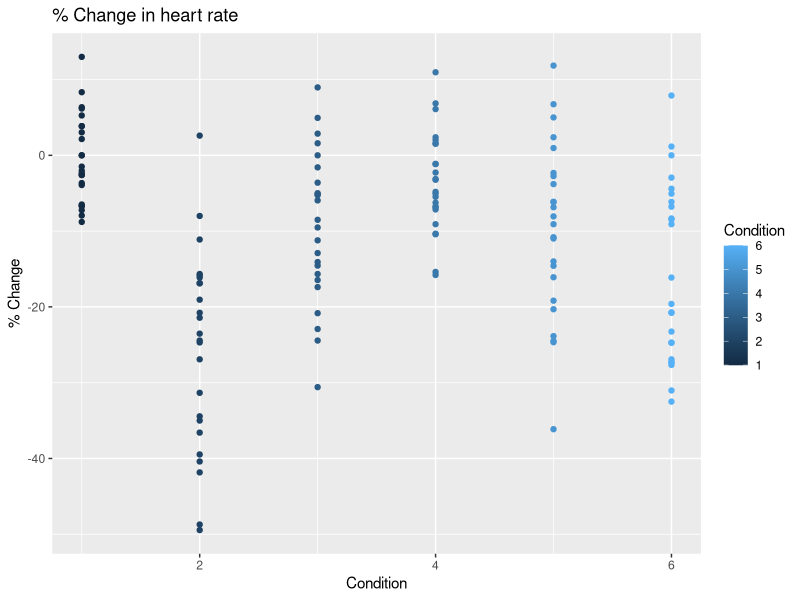
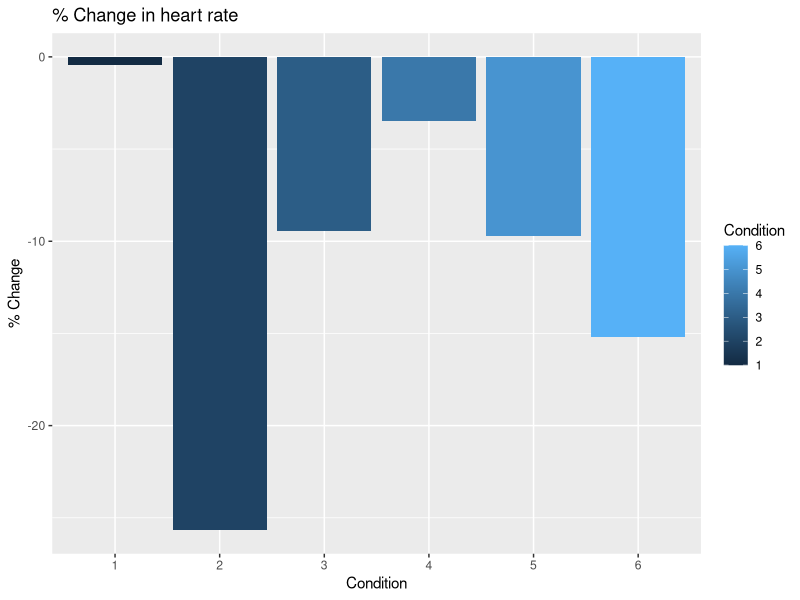
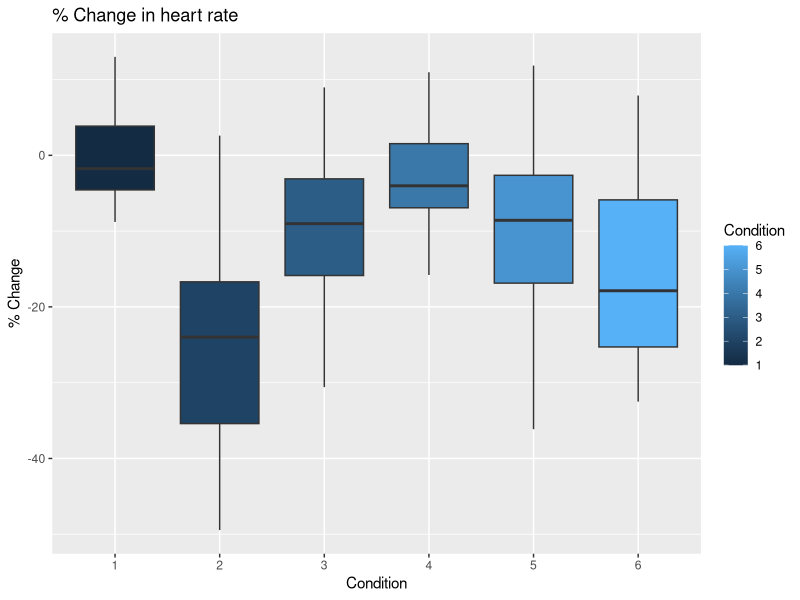

Write the R code that produced these figures, in order.
library(tidyverse)
library(readr)

## JD: Did you think about choosing a theme?

## read_csv("Feb4data.csv") ## This is practice code and can be commented out for submission

Feb4data <- read_csv("Feb4data.csv") 
  

MeansFeb4<- Feb4data%>%group_by(Condition)%>% 
  summarise(Change=mean(Change))

SDFeb4<-Feb4data%>%group_by(Condition)%>%
  summarise(Change=sd(Change))

x<-Feb4data$Condition
y<-Feb4data$Change

ggplot(data = Feb4data, aes(x=Condition, y=Change, colour=Condition)) + 
  geom_point() +
  xlab("Condition") +
  ylab("% Change") +
  ggtitle("% Change in heart rate") 

Feb4data%>%group_by(Condition)

## library(ggplot2) left over

Bar1<-ggplot(data = MeansFeb4, aes(x= as.factor(Condition), y=Change, fill=Condition)) + 
     geom_bar(stat="identity") +
  xlab("Condition") + 
  ylab("% Change") +
  ggtitle("% Change in heart rate")

print(Bar1)

##i cant get the colour filling to work on this one... any ideas?
## JD: It was not inside the aesthetic mapping
box1 <- ggplot(data = Feb4data, aes(x=as.factor(Condition), y=Change, fill = Condition)) + 
  geom_boxplot() + 
  xlab("Condition") +
  ylab("% Change") +
  ggtitle("% Change in heart rate")

print(box1)

## Grade 2.0/3
